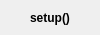
<?xml version="1.0" encoding="UTF-8"?>
<ui version="4.0">
 <class>glowbot_object_setup_arduino</class>
 <widget class="QWidget" name="glowbot_object_setup_arduino">
  <property name="geometry">
   <rect>
    <x>0</x>
    <y>0</y>
    <width>100</width>
    <height>35</height>
   </rect>
  </property>
  <property name="windowTitle">
   <string>Form</string>
  </property>
  <layout class="QHBoxLayout" name="horizontalLayout">
   <property name="spacing">
    <number>5</number>
   </property>
   <property name="leftMargin">
    <number>1</number>
   </property>
   <property name="topMargin">
    <number>1</number>
   </property>
   <property name="rightMargin">
    <number>1</number>
   </property>
   <property name="bottomMargin">
    <number>1</number>
   </property>
   <item>
    <widget class="QLabel" name="label">
     <property name="font">
      <font>
       <weight>75</weight>
       <bold>true</bold>
      </font>
     </property>
     <property name="text">
      <string>setup()</string>
     </property>
     <property name="alignment">
      <set>Qt::AlignCenter</set>
     </property>
    </widget>
   </item>
  </layout>
 </widget>
 <resources/>
 <connections/>
</ui>
